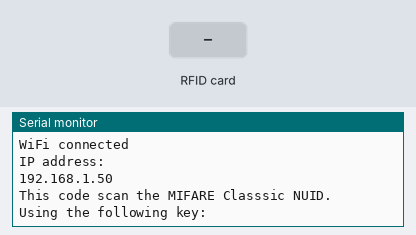
Bench run of a sketch on a simulated ESP8266 (NodeMCU). On the bench: the last lines printed to the serial monitor. The inputs (shaded band) are chosen by the test bench. WiFi joins after 1.5 s; servers stay silent unless stated.

Above: at 2.8 s.
2.9 s: RFID card 5E 7A 19 C4 held to the reader
At 3.9 s:
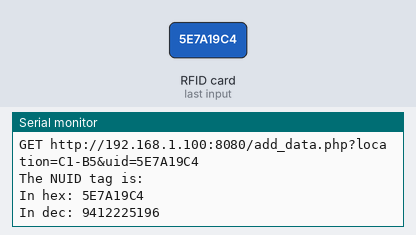
4.4 s: RFID card 5E 7A 19 C4 held to the reader
At 5.6 s:
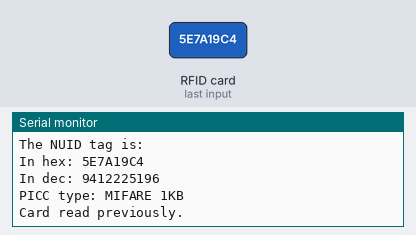

Measured:
- after the input at 2.9 s, the serial monitor: prints a new line at once (image 1)
- after the input at 4.4 s, the serial monitor: prints a new line at once (image 2)

The sketch:

C1-B5.ino
```cpp
//#include <Ethernet.h> // Used for Ethernet
#include <SPI.h>
#include <MFRC522.h>
#include <ESP8266WiFi.h>

const char* ssid     = "SSID";
const char* password = "PASSWORD";
byte mac[] = { 0x54, 0x34, 0x41, 0x30, 0x30, 0x31 };
WiFiClient client;
char server[] = "192.168.1.100"; // IP Address (or name) of server to dump data to
int  interval = 5000; // Wait between dumps

#define RST_PIN         D3
#define SS_PIN          D8

MFRC522 rfid(SS_PIN, RST_PIN); // Instance of the class

MFRC522::MIFARE_Key key;

// Init array that will store new NUID
byte nuidPICC[4];

void setup() {
  Serial.begin(9600);
  SPI.begin(); // Init SPI bus
  rfid.PCD_Init(); // Init MFRC522

  for (byte i = 0; i < 6; i++) {
    key.keyByte[i] = 0xFF;
  }

  Serial.println();
  Serial.println();
  Serial.print("Connecting to ");
  Serial.println(ssid);
  WiFi.mode(WIFI_STA);
  WiFi.begin(ssid, password);

  while (WiFi.status() != WL_CONNECTED) {
    delay(500);
    Serial.print(".");
  }

  Serial.println("ITR RFID Client");
  Serial.println("-=-=-=-=-=-=-=-=-=-=-=-=-=-\n");
  Serial.println("");
  Serial.println("WiFi connected");
  Serial.println("IP address: ");
  Serial.println(WiFi.localIP());
  Serial.println(F("This code scan the MIFARE Classsic NUID."));
  Serial.print(F("Using the following key:"));
  //printHex(key.keyByte, MFRC522::MF_KEY_SIZE);
}

void loop() {

  // Look for new cards
  if ( ! rfid.PICC_IsNewCardPresent())
    return;

  // Verify if the NUID has been readed
  if ( ! rfid.PICC_ReadCardSerial())
    return;

  Serial.print(F("PICC type: "));
  MFRC522::PICC_Type piccType = rfid.PICC_GetType(rfid.uid.sak);
  Serial.println(rfid.PICC_GetTypeName(piccType));

  // Check is the PICC of Classic MIFARE type
  if (piccType != MFRC522::PICC_TYPE_MIFARE_MINI &&
      piccType != MFRC522::PICC_TYPE_MIFARE_1K &&
      piccType != MFRC522::PICC_TYPE_MIFARE_4K) {
    Serial.println(F("Your tag is not of type MIFARE Classic."));
    return;
  }

  if (rfid.uid.uidByte[0] != nuidPICC[0] ||
      rfid.uid.uidByte[1] != nuidPICC[1] ||
      rfid.uid.uidByte[2] != nuidPICC[2] ||
      rfid.uid.uidByte[3] != nuidPICC[3] ) {
    Serial.println(F("A new card has been detected."));

    // Store NUID into nuidPICC array
    for (byte i = 0; i < 4; i++) {
      nuidPICC[i] = rfid.uid.uidByte[i];
    }

    if (client.connect(server,8080)) {
      Serial.println("-> Connected");
      // Make a HTTP request:
      client.print( "GET http://192.168.1.100:8080/add_data.php?");
      Serial.print( "GET http://192.168.1.100:8080/add_data.php?");
      client.print("location=");
      Serial.print("location=");
      client.print( "C1-B5" );
      Serial.print( "C1-B5" );
      client.print("&");
      Serial.print("&");
      client.print("uid=");
      Serial.print("uid=");
      printHex(rfid.uid.uidByte, rfid.uid.size);
      client.println( " HTTP/1.1");
      client.print( "Host: " );
      client.println(server);
      client.println( "Connection: close" );
      client.println();
      client.println();
      client.stop();
      Serial.println();
      Serial.println(F("The NUID tag is:"));
      Serial.print(F("In hex: "));
      printHex(rfid.uid.uidByte, rfid.uid.size);
      Serial.println();
      Serial.print(F("In dec: "));
      printDec(rfid.uid.uidByte, rfid.uid.size);
      Serial.println();

    }
    else {
      // you didn't get a connection to the server:
      Serial.println("--> connection failed/n");
    }
  }
  else Serial.println(F("Card read previously."));

  // Halt PICC
  rfid.PICC_HaltA();

  // Stop encryption on PCD
  rfid.PCD_StopCrypto1();
}


/**
   Helper routine to dump a byte array as hex values to Serial.
*/
void printHex(byte *buffer, byte bufferSize) {
  for (byte i = 0; i < bufferSize; i++) {
    client.print(buffer[i] < 0x10 ? "0" : "");
    client.print(buffer[i], HEX);
    Serial.print(buffer[i] < 0x10 ? "0" : "");
    Serial.print(buffer[i], HEX);
  }
}

/**
   Helper routine to dump a byte array as dec values to Serial.
*/
void printDec(byte *buffer, byte bufferSize) {
  for (byte i = 0; i < bufferSize; i++) {
    Serial.print(buffer[i] < 0x10 ? "0" : "");
    Serial.print(buffer[i], DEC);
  }
}
```
